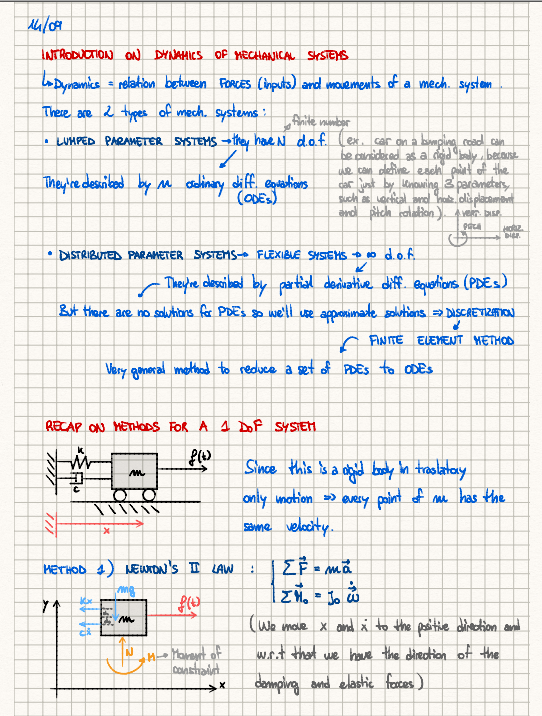
#> input picture Old/Screenshot.png, 542 x 716 px
$ python snotes_autowriter.py --image Screenshot.png --width 650 --height 914 --preview_only --th_mode otsu --scale_up 2 --row_skip 1 --stroke_step 2 --anti_alias
#> lines starting #> are read from the running program, lines starting #| are printed output that depends on the picture; after the words box and inside, x2 and y2 are one past the last pixel; in counts of white or black regions, pixels touching at a corner belong together
# snotes_autowriter.py
# Bot che "riscrive" un'immagine (pagina A4 ecc.) dentro Samsung Notes simulando tratti di penna.
# Include: rimozione griglia, soglia adattiva (Otsu/Sauvola), upscaling anti-alias, opzione --invert,
# anteprima dei file intermedi (clean_no_grid.png, clean_bw.png).
#
# Esempi:
# 1) Solo anteprima (verifica maschera):
#    python .\snotes_autowriter.py --image "Screenshot.png" --width 650 --height 914 --preview_only --th_mode otsu --scale_up 2 --row_skip 1 --stroke_step 2 --anti_alias
# 2) Disegno reale:
#    python .\snotes_autowriter.py --image "Screenshot.png" --width 650 --height 914 --th_mode otsu --scale_up 2 --row_skip 1 --stroke_step 2 --anti_alias
#
import argparse
import time
import pyautogui as pag
from PIL import Image, ImageFilter, ImageOps
import numpy as np
from scipy.ndimage import maximum_filter, uniform_filter

pag.FAILSAFE = True  # sposta il mouse nell'angolo alto-sx dello schermo per interrompere

def resize_to_canvas(im: Image.Image, target_w: int, target_h: int) -> Image.Image:
    # Ridimensiona al canvas finale con filtro di alta qualità
    return im.resize((target_w, target_h), Image.LANCZOS)

def rgb_to_sv(arr: np.ndarray):
    # Restituisce Saturation e Value (HSV) per mascherare lo sfondo
    cmax = np.max(arr, axis=-1)
    cmin = np.min(arr, axis=-1)
    delta = cmax - cmin + 1e-6
    s = delta / (cmax + 1e-6)
    v = cmax
    return s, v

def remove_grid(im: Image.Image, s_thr: float, v_thr: float, thicken: int) -> Image.Image:
    # Elimina griglia/sfondo: tiene pixel colorati (S alta) o scuri (V basso)
    arr = np.asarray(im).astype(np.float32) / 255.0
    s, v = rgb_to_sv(arr)
    mask_keep = (s > s_thr) | (v < v_thr)
    if thicken and thicken > 1:
        mask_keep = maximum_filter(mask_keep.astype(np.uint8), size=thicken).astype(bool)
    clean = np.ones_like(arr)
    clean[mask_keep] = arr[mask_keep]
    clean = np.clip(clean, 0, 1)
    return Image.fromarray((clean * 255).astype(np.uint8))

def otsu_threshold(gray: np.ndarray) -> float:
    # gray float [0..1]
    hist, bin_edges = np.histogram(gray, bins=256, range=(0, 1))
    hist = hist.astype(np.float64)
    prob = hist / np.maximum(hist.sum(), 1.0)
    omega = np.cumsum(prob)
    mu = np.cumsum(prob * np.linspace(0, 1, 256))
    mu_t = mu[-1]
    denom = (omega * (1 - omega))
    denom[denom == 0] = 1e-12
    sigma_b = (mu_t * omega - mu) ** 2 / denom
    idx = int(np.nanargmax(sigma_b))
    return float(bin_edges[idx])

# [8 lines left out: function sauvola_threshold, not called in this run]

def binarize_adaptive(im: Image.Image, mode: str, fixed: float, sauvola_w: int, sauvola_k: float) -> Image.Image:
    # Ritorna BW con 0=nero (TRACCIA) e 255=bianco (SFONDO)
    arr = np.asarray(im).astype(np.float32) / 255.0
    gray = np.dot(arr, [0.299, 0.587, 0.114])
    if mode == "fixed":
        th = fixed
        bw = np.where(gray < th, 0, 255).astype(np.uint8)
    elif mode == "otsu":
        th = otsu_threshold(gray)
        bw = np.where(gray < th, 0, 255).astype(np.uint8)
    elif mode == "sauvola":
        th_map = sauvola_threshold(gray, window=sauvola_w, k=sauvola_k, R=0.5)
        bw = np.where(gray < th_map, 0, 255).astype(np.uint8)
    else:
        raise ValueError("th_mode non valido (fixed/otsu/sauvola)")
    return Image.fromarray(bw, mode="L")

# [32 lines left out: functions collect_strokes_rowwise, draw_strokes_on_canvas, not called in this run]

def main():
    ap = argparse.ArgumentParser(description="Autowriter Samsung Notes con qualità migliorata e anti-griglia.")
    ap.add_argument("--image", required=True, help="Immagine della pagina (PNG/JPG)")
    ap.add_argument("--width", type=int, required=True, help="Larghezza canvas px")
    ap.add_argument("--height", type=int, required=True, help="Altezza canvas px")
    ap.add_argument("--antigrid_s", type=float, default=0.22, help="Soglia Saturation per tenere inchiostro")
    ap.add_argument("--antigrid_v", type=float, default=0.35, help="Soglia Value per tenere neri/scuri")
    ap.add_argument("--dilate", type=int, default=2, help="Ispessimento max-filter dopo anti-griglia")
    ap.add_argument("--th_mode", choices=["fixed", "otsu", "sauvola"], default="otsu", help="Metodo soglia")
    ap.add_argument("--bw_thresh", type=float, default=0.65, help="Soglia fissa se th_mode=fixed (0..1)")
    ap.add_argument("--sauvola_w", type=int, default=23, help="Finestra Sauvola")
    ap.add_argument("--sauvola_k", type=float, default=0.18, help="Parametro k Sauvola")
    ap.add_argument("--scale_up", type=int, default=2, help="Upscale pre-process (1=off)")
    ap.add_argument("--anti_alias", action="store_true", help="Leggera sfocatura prima della soglia (bordo più pieno)")
    ap.add_argument("--stroke_step", type=int, default=2, help="Lunghezza micro-tratto (px)")
    ap.add_argument("--row_skip", type=int, default=1, help="Densità righe (1=max qualità)")
    ap.add_argument("--speed", type=float, default=0.0, help="Durata moveTo per segmento (0=istantaneo)")
    ap.add_argument("--pen_pause", type=float, default=0.002, help="Pausa penna giù (s)")
    ap.add_argument("--invert", action="store_true", help="Inverti B/N dopo la binarizzazione (se disegna lo sfondo)")
    ap.add_argument("--preview_only", action="store_true", help="Non disegna: salva solo clean_no_grid.png e clean_bw.png")
    args = ap.parse_args()

    # Carica immagine
    im = Image.open(args.image).convert("RGB")
    im = resize_to_canvas(im, args.width, args.height)
#> in resize_to_canvas, `return im.resize((target_w, target_h), Image.LANCZOS)`:
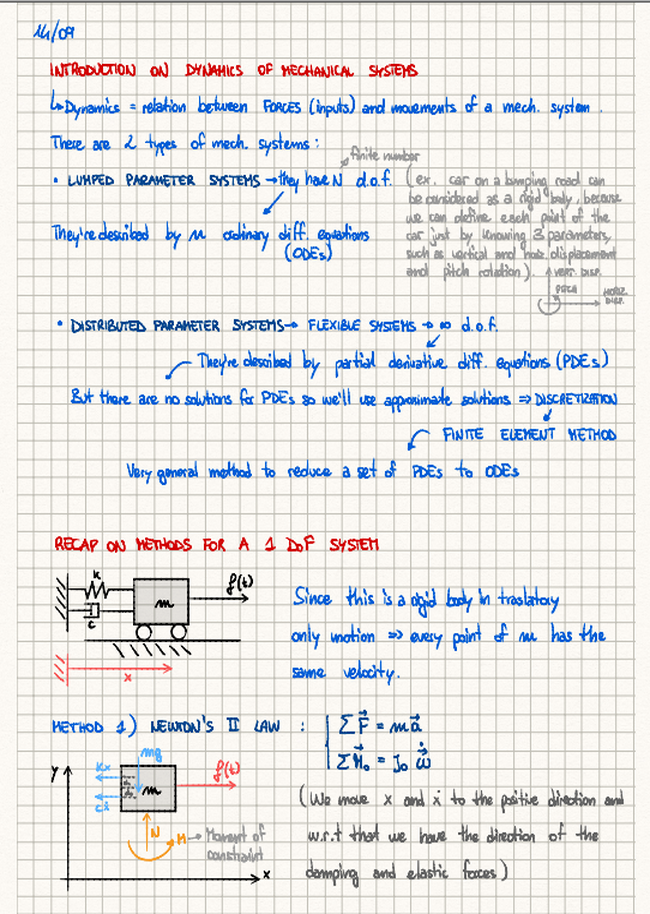
#> returned value: PIL image 650x914 RGB; mean R, G, B 229.3, 228.9, 228.6

    # Upscaling per preservare bordi sottili
    if args.scale_up and args.scale_up > 1:
        im = im.resize((im.width * args.scale_up, im.height * args.scale_up), Image.LANCZOS)
#> im: PIL image 1300x1828 RGB

    # Rimozione griglia/sfondo
    clean = remove_grid(im, s_thr=args.antigrid_s, v_thr=args.antigrid_v, thicken=args.dilate)
#> in rgb_to_sv, `cmax = np.max(arr, axis=-1)`:
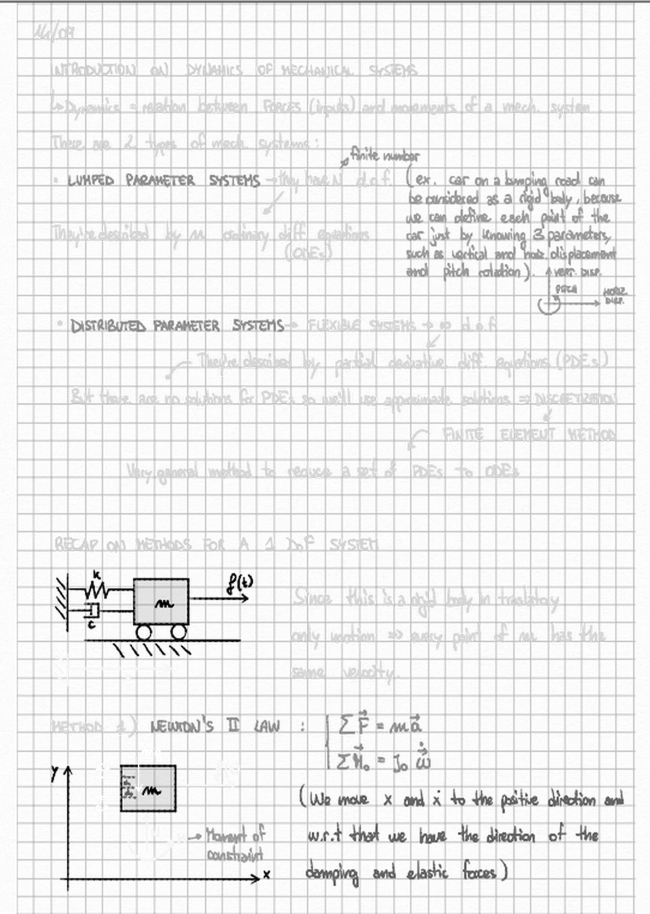
#> cmax: shape (1828, 1300) float32 (shown at 1/2 size); min 0, max 1, mean 0.93
#> in rgb_to_sv, `cmin = np.min(arr, axis=-1)`:
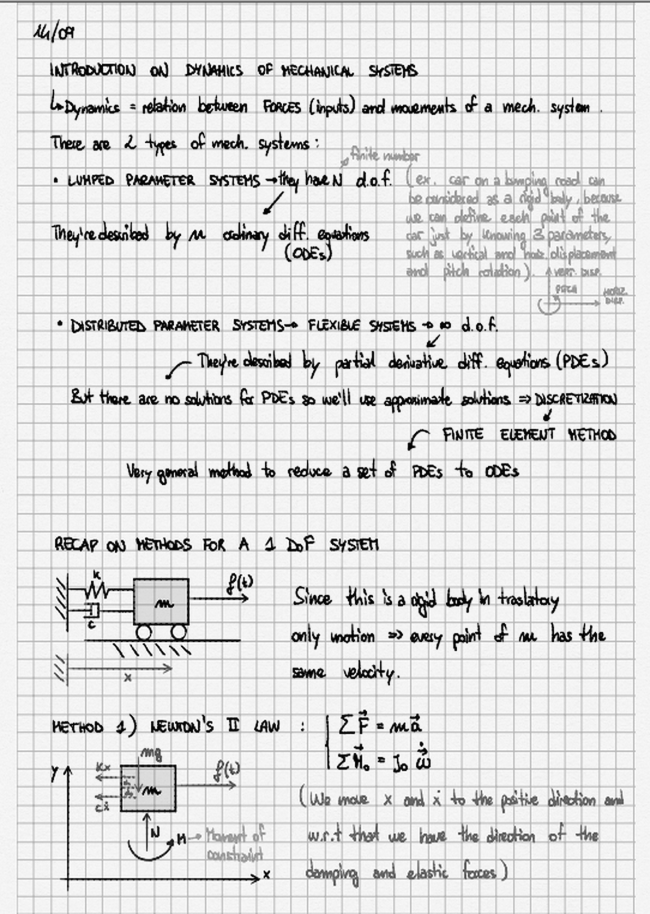
#> cmin: shape (1828, 1300) float32 (shown at 1/2 size); min 0, max 1, mean 0.865
#> in rgb_to_sv, `s = delta / (cmax + 1e-6)`:
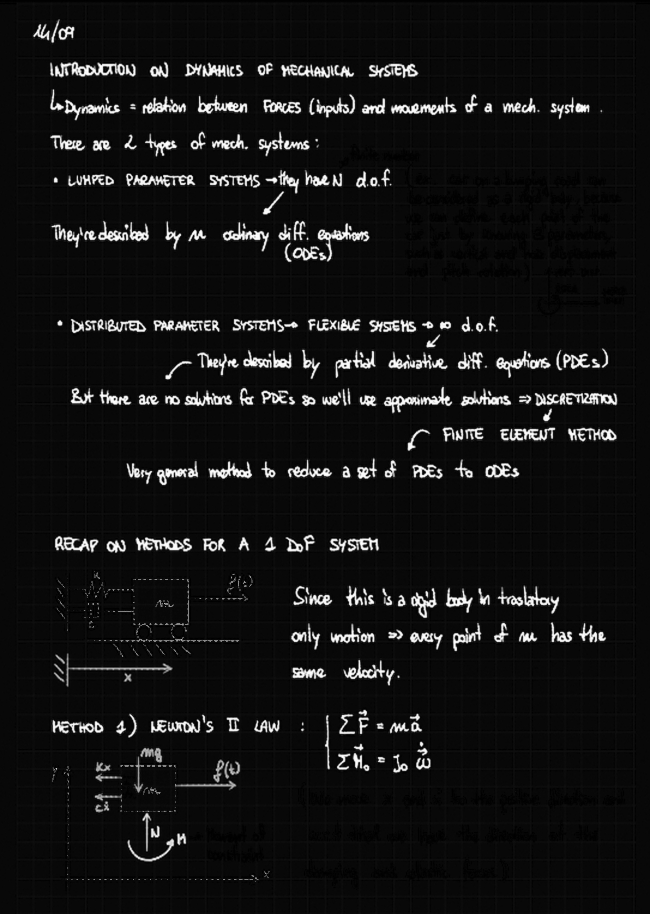
#> s: shape (1828, 1300) float32 (shown at 1/2 size); min 1e-06, max 1, mean 0.0766
#> in remove_grid, `mask_keep = (s > s_thr) | (v < v_thr)`:
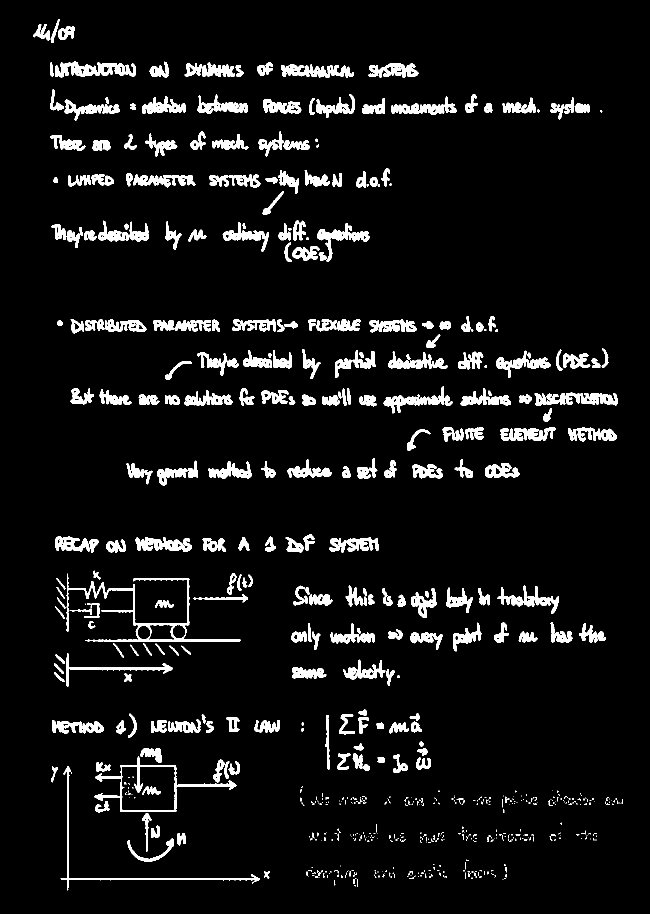
#> mask_keep: shape (1828, 1300) bool (shown at 1/2 size); 6.8% white; 673 white regions (392 under 20 px), largest, box (x1, y1, x2, y2) and area: (133, 1147, 481, 1284) 4528, (189, 1513, 473, 1624) 3146, (110, 123, 272, 155) 2878
#> in remove_grid, `mask_keep = maximum_filter(mask_keep.astype(np.uint8), size=thicken).a..`: mask_keep: shape (1828, 1300) bool; 8.3% white; 524 white regions (170 under 20 px), largest, box (x1, y1, x2, y2) and area: (133, 1147, 482, 1285) 6540, (189, 1513, 474, 1625) 3968, (110, 123, 273, 156) 3358

    # Anti-alias opzionale
    if args.anti_alias:
        clean = clean.filter(ImageFilter.GaussianBlur(radius=0.7))
#> clean: PIL image 1300x1828 RGB

    # Binarizzazione di qualità (0=nero tratti, 255=bianco sfondo)
    bw = binarize_adaptive(clean, mode=args.th_mode, fixed=args.bw_thresh, sauvola_w=args.sauvola_w, sauvola_k=args.sauvola_k)
#> in binarize_adaptive, `gray = np.dot(arr, [0.299, 0.587, 0.114])`:
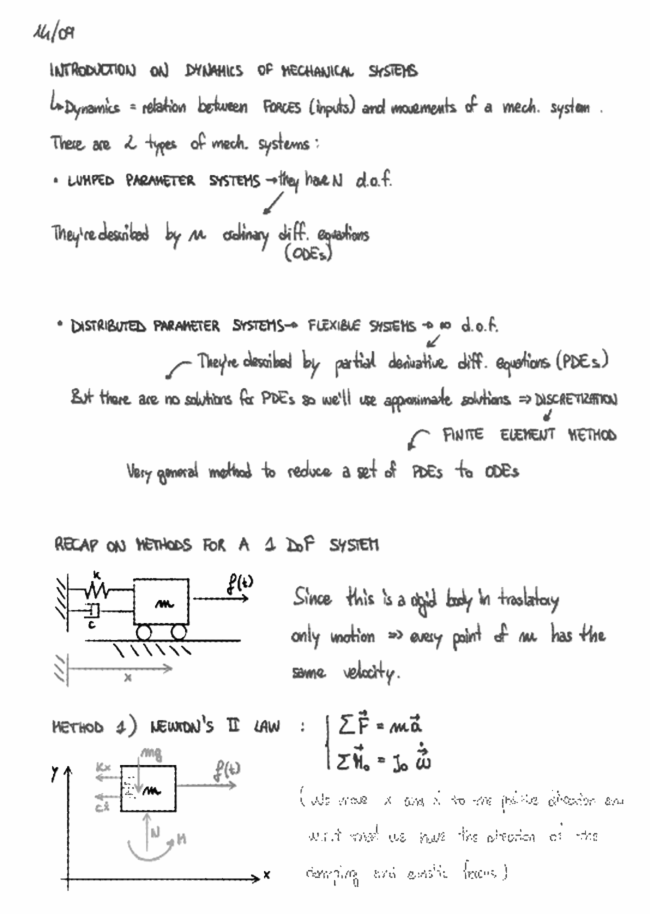
#> gray: shape (1828, 1300) float64 (shown at 1/2 size); min 0, max 1, mean 0.958
#> in otsu_threshold, `hist, bin_edges = np.histogram(gray, bins=256, range=(0, 1))`: hist = 256 values, max 2094079 at index 255, min 13 at index 0, mean 9282.8; bin_edges = 257 values from 0 to 1
#> in otsu_threshold, `prob = hist / np.maximum(hist.sum(), 1.0)`: prob = 256 values, max 0.881 at index 255, min 5.47e-06 at index 0, mean 0.00391
#> in otsu_threshold, `omega = np.cumsum(prob)`: omega = 256 values from 5.47e-06 to 1
#> in otsu_threshold, `mu = np.cumsum(prob * np.linspace(0, 1, 256))`: mu = 256 values from 0 to 0.958
#> in otsu_threshold, `mu_t = mu[-1]`: mu_t = 0.958
#> in otsu_threshold, `denom = (omega * (1 - omega))`: denom = 256 values, max 0.105 at index 254, min 0 at index 255, mean 0.0394
#> in otsu_threshold, `sigma_b = (mu_t * omega - mu) ** 2 / denom`: sigma_b = 256 values, max 0.0196 at index 181, min 0 at index 255, mean 0.0125
#> in otsu_threshold, `idx = int(np.nanargmax(sigma_b))`: idx = 181
#> in binarize_adaptive, `th = otsu_threshold(gray)`: th = 0.707
#> in binarize_adaptive, `bw = np.where(gray < th, 0, 255).astype(np.uint8)`: bw: shape (1828, 1300); 93.5% white; 575 black regions (188 under 20 px), largest, box (x1, y1, x2, y2) and area: (133, 1147, 482, 1285) 6428, (121, 1532, 521, 1782) 2808, (239, 1516, 472, 1625) 2613

    # Riporta alla misura finale se era in upscaling
    if args.scale_up and args.scale_up > 1:
        clean = clean.resize((args.width, args.height), Image.LANCZOS)
#> clean: PIL image 650x914 RGB
        bw = bw.resize((args.width, args.height), Image.NEAREST)
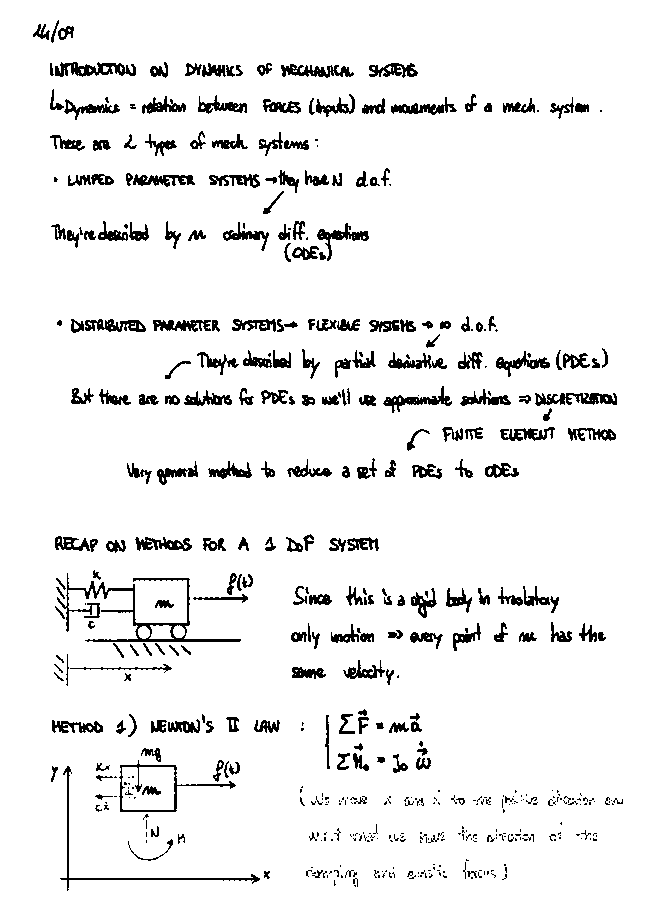
#> bw: PIL image 650x914 L; 93.5% white; 499 black regions (248 under 20 px), largest, box (x1, y1, x2, y2) and area: (57, 573, 241, 642) 1673, (60, 766, 260, 891) 704, (55, 62, 136, 77) 669

    # Inversione opzionale
    if args.invert:
        bw = ImageOps.invert(bw)

    # Salva anteprime utili
    clean.save("clean_no_grid.png")
    bw.save("clean_bw.png")
    print("[OK] Salvati: clean_no_grid.png (colori), clean_bw.png (maschera tratti: NERO=verrà disegnato).")

    if args.preview_only:
        print("Preview only attivo: verifica clean_bw.png. Se ok, rilancia senza --preview_only.")
        return

    # Allineamento origine canvas
    print("Tra 5 secondi passa a Samsung Notes.")
    time.sleep(5)
    print("Posiziona il mouse sull'ANGOLO ALTO-SINISTRA del foglio e premi INVIO qui nel terminale.")
    input()
    origin_x, origin_y = pag.position()
    print(f"Origine set a: ({origin_x}, {origin_y}). Avvio in 3 secondi…")
    time.sleep(3)

    # Genera tratti e disegna
    strokes = collect_strokes_rowwise(bw, stroke_step=args.stroke_step, row_skip=args.row_skip)
    print(f"[INFO] micro-tratti da disegnare: {len(strokes)}")
    t0 = time.time()
    draw_strokes_on_canvas(strokes, origin_x, origin_y, speed=args.speed, pen_down_pause=args.pen_pause)
    print(f"[FINE] Tempo: {time.time() - t0:.1f}s")

if __name__ == "__main__":
    main()

$ run again, with simplified/original/page_001.png copied over Old/Screenshot.png
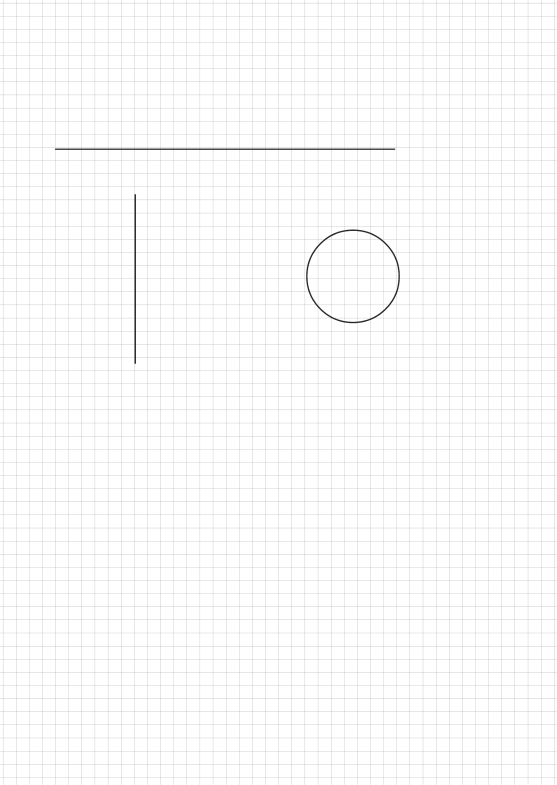
#> input picture simplified/original/page_001.png, 1670 x 2355 px (shown at 1/3 size)
#> in main, im is the input picture: PIL image 1670x2355 RGB; mean R, G, B 251, 250.9, 250.9
#> im: PIL image 1300x1828 RGB
#> in remove_grid, `mask_keep = (s > s_thr) | (v < v_thr)`:
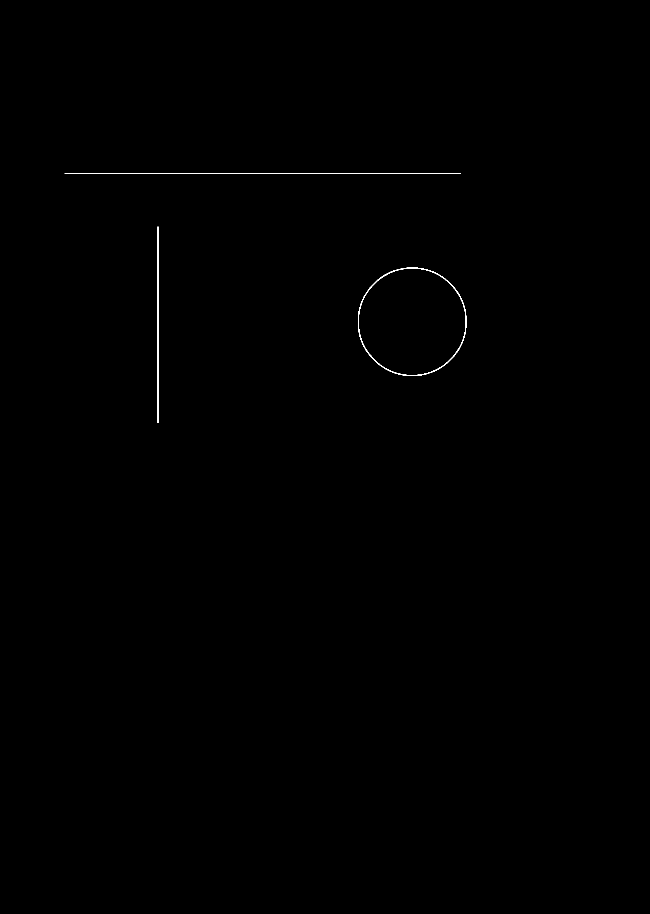
#> mask_keep: shape (1828, 1300) bool (shown at 1/2 size); 0.17% white in thin lines or dots, all inside (x1, y1, x2, y2) = (129, 346, 933, 846)
#> in remove_grid, `mask_keep = maximum_filter(mask_keep.astype(np.uint8), size=thicken).a..`:
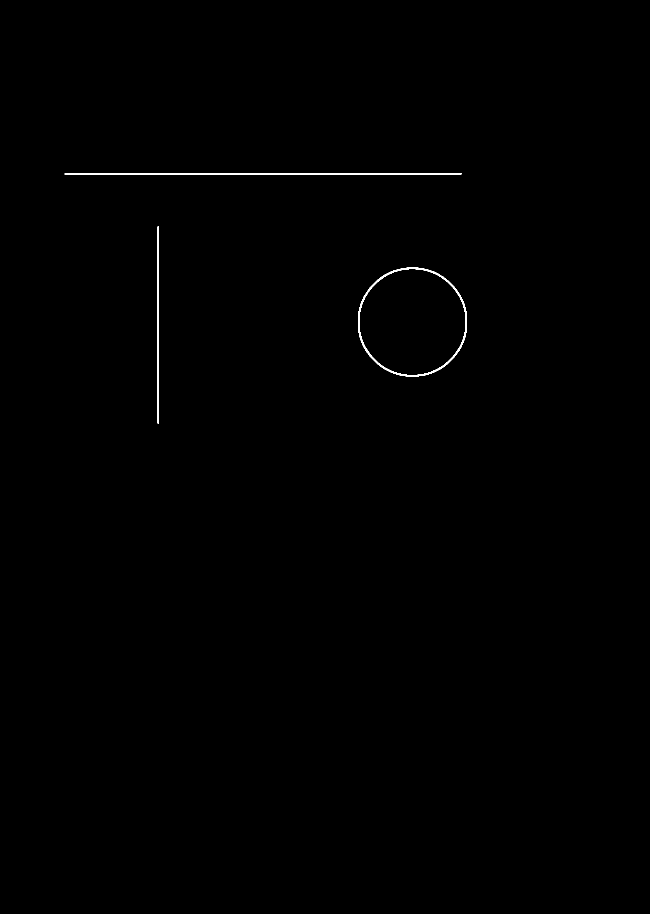
#> mask_keep: shape (1828, 1300) bool (shown at 1/2 size); 0.26% white; 3 white regions, box (x1, y1, x2, y2) and area: (129, 346, 923, 349) 2381, (716, 535, 934, 753) 2369, (314, 453, 318, 847) 1393
#> hist = 256 values, max 2362982 at index 255, min 0 at index 0, mean 9282.8; bin_edges = 257 values from 0 to 1
#> prob = 256 values, max 0.994 at index 255, min 0 at index 0, mean 0.00391
#> omega = 256 values from 0 to 1
#> mu = 256 values from 0 to 0.998
#> mu_t = 0.998
#> denom = 256 values, max 0.00561 at index 254, min 0 at index 0, mean 0.0018
#> sigma_b = 256 values, max 0.00099 at index 174, min 0 at index 0, mean 0.000642
#> idx = 174
#> th = 0.68
